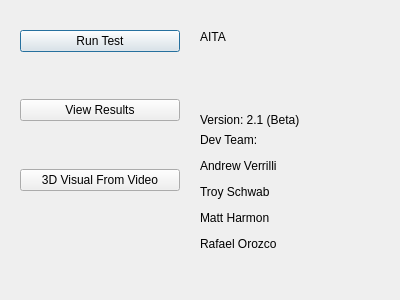
<?xml version="1.0" encoding="UTF-8"?>
<ui version="4.0">
 <class>Dialog</class>
 <widget class="QDialog" name="Dialog">
  <property name="geometry">
   <rect>
    <x>0</x>
    <y>0</y>
    <width>400</width>
    <height>300</height>
   </rect>
  </property>
  <property name="windowTitle">
   <string>Dialog</string>
  </property>
  <widget class="QWidget" name="formLayoutWidget">
   <property name="geometry">
    <rect>
     <x>200</x>
     <y>30</y>
     <width>174</width>
     <height>221</height>
    </rect>
   </property>
   <layout class="QFormLayout" name="formLayout">
    <item row="0" column="0">
     <widget class="QLabel" name="label">
      <property name="text">
       <string>AITA</string>
      </property>
     </widget>
    </item>
    <item row="2" column="0" colspan="2">
     <widget class="QLabel" name="label_2">
      <property name="text">
       <string>Version: 2.1 (Beta)</string>
      </property>
     </widget>
    </item>
    <item row="3" column="0">
     <widget class="QLabel" name="label_3">
      <property name="text">
       <string>&lt;html&gt;&lt;head/&gt;&lt;body&gt;&lt;p&gt;Dev Team:&lt;/p&gt;&lt;p&gt;Andrew Verrilli&lt;/p&gt;&lt;p&gt;Troy Schwab&lt;/p&gt;&lt;p&gt;Matt Harmon&lt;/p&gt;&lt;p&gt;Rafael Orozco&lt;/p&gt;&lt;/body&gt;&lt;/html&gt;</string>
      </property>
     </widget>
    </item>
    <item row="1" column="0">
     <spacer name="verticalSpacer">
      <property name="orientation">
       <enum>Qt::Vertical</enum>
      </property>
      <property name="sizeHint" stdset="0">
       <size>
        <width>166</width>
        <height>18</height>
       </size>
      </property>
     </spacer>
    </item>
   </layout>
  </widget>
  <widget class="QWidget" name="formLayoutWidget_2">
   <property name="geometry">
    <rect>
     <x>20</x>
     <y>30</y>
     <width>160</width>
     <height>161</height>
    </rect>
   </property>
   <layout class="QFormLayout" name="formLayout_2">
    <item row="0" column="0" colspan="2">
     <widget class="QPushButton" name="runTestButton">
      <property name="text">
       <string>Run Test</string>
      </property>
     </widget>
    </item>
    <item row="1" column="0">
     <spacer name="verticalSpacer_4">
      <property name="orientation">
       <enum>Qt::Vertical</enum>
      </property>
      <property name="sizeHint" stdset="0">
       <size>
        <width>20</width>
        <height>40</height>
       </size>
      </property>
     </spacer>
    </item>
    <item row="2" column="0" colspan="2">
     <widget class="QPushButton" name="viewResultsButton">
      <property name="text">
       <string>View Results</string>
      </property>
     </widget>
    </item>
    <item row="3" column="0">
     <spacer name="verticalSpacer_3">
      <property name="orientation">
       <enum>Qt::Vertical</enum>
      </property>
      <property name="sizeHint" stdset="0">
       <size>
        <width>20</width>
        <height>40</height>
       </size>
      </property>
     </spacer>
    </item>
    <item row="4" column="0" colspan="2">
     <widget class="QPushButton" name="optionsButton">
      <property name="text">
       <string>3D Visual From Video</string>
      </property>
     </widget>
    </item>
   </layout>
  </widget>
 </widget>
 <resources/>
 <connections/>
</ui>
